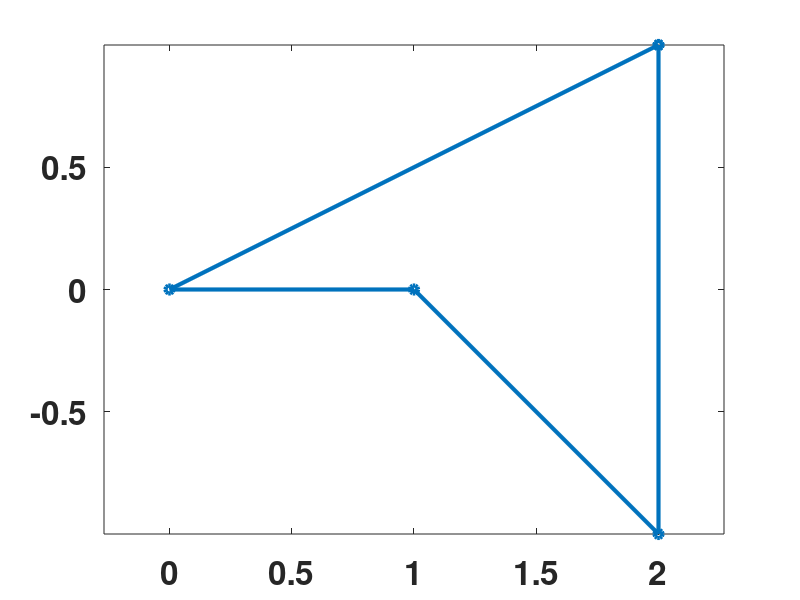
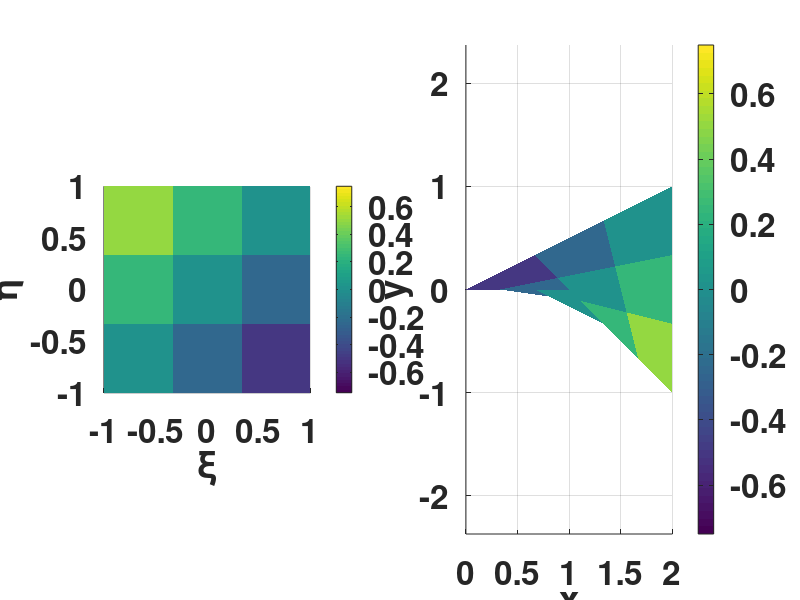
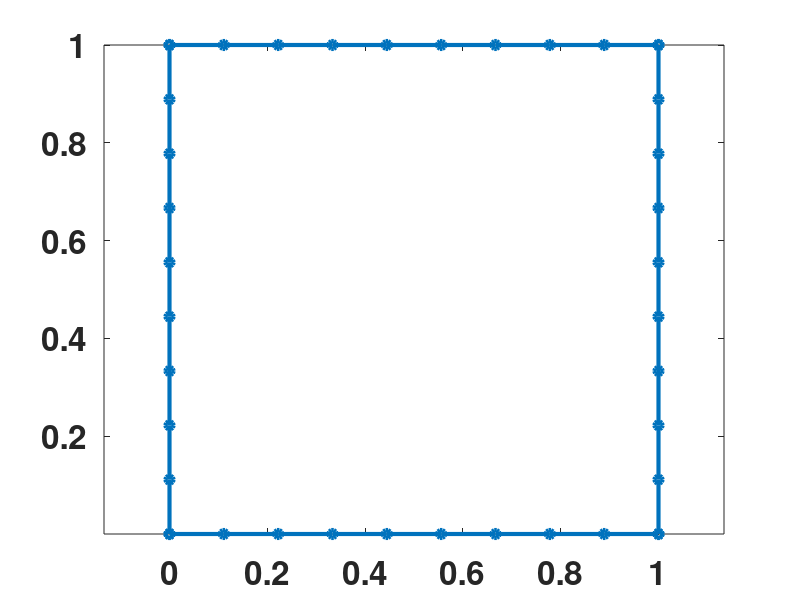
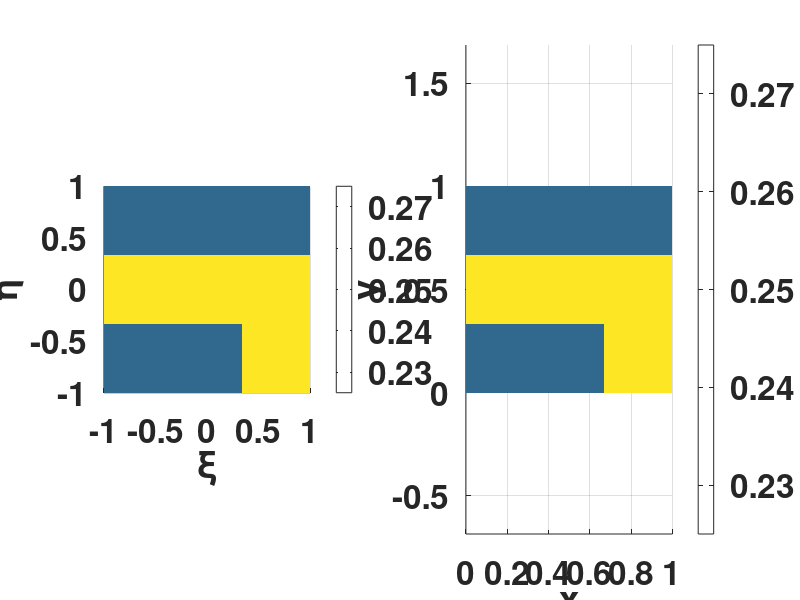

Write the MATLAB code that produced these figures, in order.
%% Jacobian variation in Quadrilateral elements
% Use this function to explore the value of the Jacobian at different
% locations in an element based on nodal locations.
function HW7Problem2
clear 
close all
set(0,'defaultLineLineWidth',3)
set(0,'defaultTextFontSize',24)
set(0,'defaultAxesFontSize',24)
set(0,'defaultAxesFontWeight','bold')

%% Q4 elements
% For the assigned nodal positions, show that the Jacobian can be negative
% for concave Q4 elements.

% Input global nodal positions
XY=[2 1 ; 0 0; 1 0; 2 -1];
JacCalcFun(XY)

%% Q8 elements
% See how the Jacobian varies as the midside node moves for a Q8 element.

% Input global nodal positions
XY=[0 0; 1 0 ; 1 1 ; 0 1 ; 0.5 0 ; 1 0.5 ; 0.5 1 ; 0 0.5];
JacCalcFun(XY);

%% Calculation function
% This function actually contains all calculations, based on the nodal
% positions.
function JacCalcFun(XY)
nnpe=size(XY,1);
%%
% Plot the element shape. For 8 node elements, plot the curved sides.
figure
switch nnpe
    case 4
        plot(XY([1:end,1],1),XY([1:end,1],2),'o-'); axis equal
    case 8
        edges=linspace(-1,1,10);
        exi=[edges,ones(size(edges)),-edges,-1*ones(size(edges))];
        eeta=[-1*ones(size(edges)),edges,ones(size(edges)),-edges];
        for e=1:length(exi)
            N=Nmat(exi(e),eeta(e),nnpe); % get the shape functions to plot in the physical domain
            ex(e)=N*XY(:,1); % use the shape functions to find the global
            ey(e)=N*XY(:,2); % coordinates of this \xi, \eta
        end
        plot(ex,ey,'o-'); axis equal
end
        


%% 
% Make a grid of $\xi$ and $\eta$ positions to calculate the Jacobian. Use
% the shape functions to find the physical coordinate of the $(\xi, \eta)$
% position.
points=linspace(-1,1,4);
[XI,ETA]=meshgrid(points,points);

for row=1:size(XI,1)
    for col=1:size(XI,2)
        xi=XI(row,col); eta=ETA(row,col);
        Jac=JacMat(xi,eta,XY);
        detJ(row,col)=det(Jac);
        N=Nmat(xi,eta,nnpe); % get the shape functions to plot in the physical domain
        x(row,col)= N * XY(:,1); % use the shape functions to find the global 
        y(row,col)= N * XY(:,2); % coordinates of this \xi, \eta
    end
end

%%
% Plot the determinant of the Jacobian in both parent and physical domains.

figure
subplot(1,2,1)
surf(XI,ETA,detJ,'EdgeColor','none')
view(2)
colorbar
xlabel('\xi')
ylabel('\eta')
axis square

subplot(1,2,2)
surf(x,y,detJ,'EdgeColor','none')
view(2)
colorbar
xlabel('x')
ylabel('y')
axis equal tight



%% Shape function array
function N=Nmat(xi, eta, nnpe)
switch nnpe
    case 4 
        N=1/4*[(1-xi)*(1-eta), (1+xi)*(1-eta), (1+xi)*(1+eta), (1-xi)*(1+eta)];
    case 8
        N=[(-1/4)*(1-xi)*(1-eta)*(1+xi+eta);
           (-1/4)*(1+xi)*(1-eta)*(1-xi+eta);
           (-1/4)*(1+xi)*(1+eta)*(1-xi-eta);
           (-1/4)*(1-xi)*(1+eta)*(1+xi-eta);
           (1/2)*(1-xi^2)*(1-eta);
           (1/2)*(1+xi)*(1-eta^2);
           (1/2)*(1-xi^2)*(1+eta);
           (1/2)*(1-xi)*(1-eta^2)]';
end        

%% Shape function gradient array
function GN=GNmat(xi, eta, nnpe)
switch nnpe
    case 4
        GN=(1/4)*[(eta-1), (1-eta), (eta+1), -(eta+1);
                  (xi-1),  (1-xi),  (xi+1),  -(xi+1)];
    case 8
        GN=[
            -1/4*(-1+eta)*(+2*xi+eta),-1/4*(-1+xi)*(+xi+2*eta); 
            +1/4*(-1+eta)*(-2*xi+eta),+1/4*(+1+xi)*(-xi+2*eta); 
            +1/4*(+1+eta)*(+2*xi+eta),+1/4*(+1+xi)*(+xi+2*eta); 
            -1/4*(+1+eta)*(-2*xi+eta),-1/4*(-1+xi)*(-xi+2*eta); 
            xi*(-1+eta),1/2*(1+xi)*(-1+xi);
            -1/2*(1+eta)*(-1+eta),-eta*(1+xi);
            -xi*(1+eta),-1/2*(1+xi)*(-1+xi);
            1/2*(1+eta)*(-1+eta),eta*(-1+xi)]';
end        

%% Jacobian matrix
function Jac=JacMat(xi, eta, XY)
GN=GNmat(xi,eta,size(XY,1));
Jac=GN * XY;
